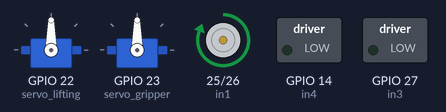
Bench run of a sketch on a simulated ESP32. Shown: 2 × servo, motor-driver pin pairs drawn as motors (green arrow = first pin HIGH = forward, orange = second pin HIGH = backward, longer = more drive, scaled by the enable pin), switched loads named in the sketch (green lamp = pin HIGH).

Above: at 0.5 s.
Timing chart, 0 to 4.6 s (numbered marks = the images above):
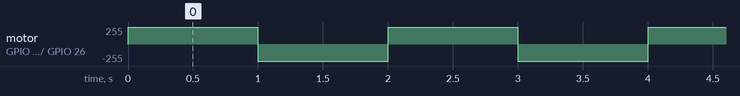

Measured:
- by itself, motor on GPIO 25 (in1) / GPIO 26 (in2): alternates forward 255/255 for 1.0 s and backward 255/255 for 1.0 s

The sketch:

tes_servo_analog.ino
```cpp
#include <ESP32Servo.h>
// #include <Servo.h>
#define in1 25
#define in2 26
#define in3 27
#define in4 14
#define enA 33
#define enB 12

Servo servo_lifting;
Servo servo_gripper;

// Gunakan channel PWM (0–15)
#define chA 0
#define chB 1
#define freq 1000   // frekuensi PWM
#define resolution 8 // 8-bit (0–255)


void setup() {
  pinMode(in1, OUTPUT);
  pinMode(in2, OUTPUT);
  pinMode(in3, OUTPUT);
  pinMode(in4, OUTPUT);

  servo_lifting.attach(22);
  servo_gripper.attach(23);

  Serial.begin(115200);

  ledcSetup(chA, freq, resolution);
  ledcAttachPin(enA, chA);

  // Inisialisasi PWM di ESP32
  // ledcSetup(chA, freq, resolution);
  // ledcSetup(chB, freq, resolution);
  // ledcAttachPin(enA, chA);
  // ledcAttachPin(enB, chB);

  // // Motor maju
  // digitalWrite(in1, HIGH);
  // digitalWrite(in2, LOW);
  // digitalWrite(in3, HIGH);
  // digitalWrite(in4, LOW);

  // // Atur kecepatan 200/255
  // ledcWrite(chA, 255);
  // ledcWrite(chB, 255);
}

void loop() {
  // Motor tetap maju
  // servo_lifting.write(0);
  // delay(1000);
  // servo_lifting.write(270);
  // delay(1000);
  // servo_lifting.write(180);
  // delay(100);
  //  if (Serial.available() > 0) {
  //   int derajat = Serial.parseInt();
  //   // if (derajat >= 0 && derajat <= 180) {
  //     servo_gripper.write(derajat);
  //     Serial.print("Servo lifting ke: ");
  //     Serial.println(derajat);

  // }

  digitalWrite(in1, HIGH);
  digitalWrite(in2, LOW);
  ledcWrite(chA, 255);
  delay(1000);
  digitalWrite(in1, LOW);
  digitalWrite(in2, HIGH);
  ledcWrite(chA, 255);
  delay(1000);

  // servo_gripper.write(0);
  // delay(500);
  // servo_gripper.write(90);
  // delay(500);
  // servo_gripper.write(180);
  // delay(500);


  // servo_lifting.write(0);
  // delay(1000);
  // servo_lifting.write(180);
  // delay(1000);
}
```
